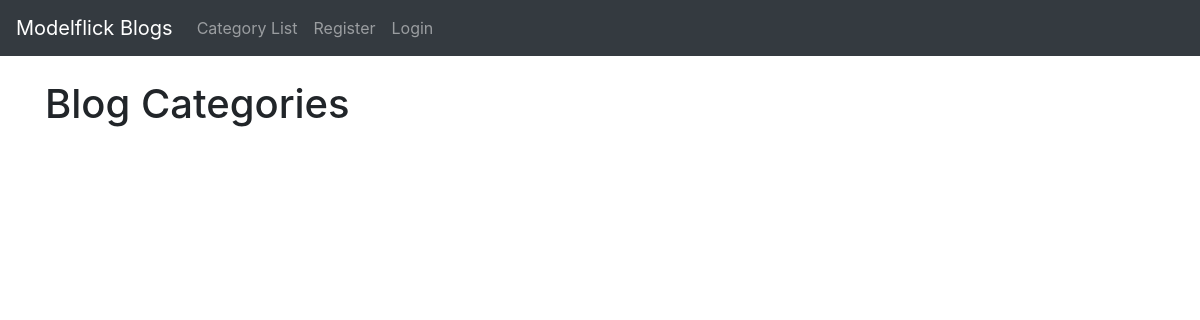
The app's page /categorylist/, older data.
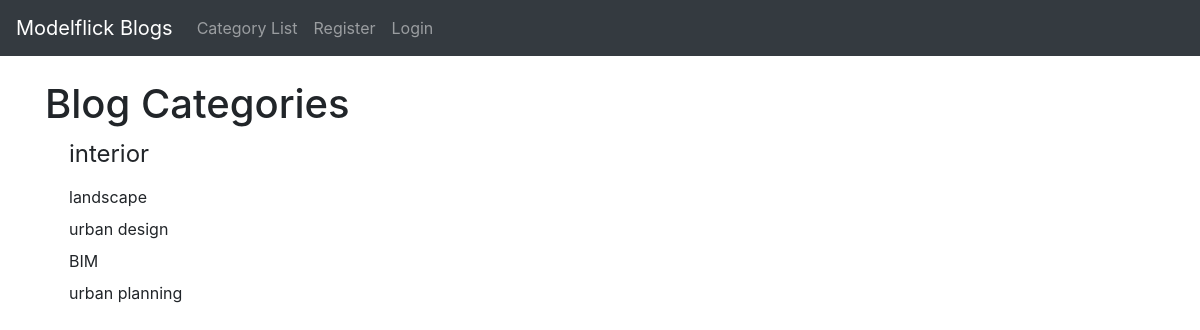
The same page, newer data.
### theblog/models.py (models this page shows, shortened)
class Category(models.Model):
    name = models.CharField(max_length=255)
    def __str__(self):
        return self.name

### theblog/views.py (the view)
# urls.py: path('categorylist/', CategoryListView, name= 'categorylist'),
def CategoryListView(request):
    cat_menulist = Category.objects.all
    return render (request, 'categorylist.html', {'cat_menulist':cat_menulist})

### theblog/templates/categorylist.html (shortened to what this page needs)
{% extends 'base.html' %}
{% block content %}
    <h1>Blog Categories</h1>
        <h4>{% for item in cat_menulist %}
            <a class="dropdown-item" href="{% url 'category' item|slugify %}">{{ item }}</a></h4>
        {% endfor %}
{% endblock  %}

Row changes from the older to the newer data that the page shows:
added Category: name "interior"
added Category: name "landscape"
added Category: name "urban design"
added Category: name "BIM"
added Category: name "urban planning"
